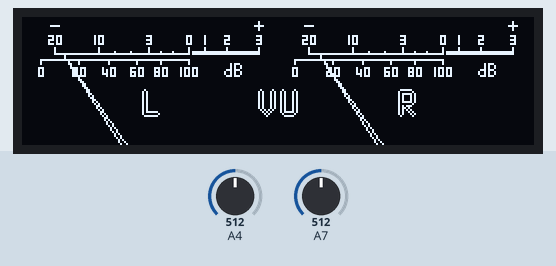
The sketch below on a simulated Arduino Mega 2560, built with avr-gcc and run on an emulated ATmega2560. Shown: 256×64 one-colour display. The inputs (shaded band) are chosen by the test bench; at power-on: A4 = 512, A7 = 512. What the sketch prints to the serial monitor is not drawn.

Above: at 0.2 s.

The sketch:

VUmeter-Arduino.ino
```cpp
//#include <Arduino.h>
#include <U8g2lib.h>
#include <SPI.h>
#include <Wire.h>
U8G2_SSD1322_NHD_256X64_F_4W_HW_SPI u8g2(U8G2_R0, /* cs=*/2 , /* dc=*/ 0, /* reset=*/ 33);  // Enable U8G2_16BIT in u8g2.h

int analogInputL = 36;                 // analog input for outside audio source
int analogInputR = 39;
int hMeter1 = 65;                      // horizontal center for needle animation
int hMeter2 = 193;                      // horizontal center for needle animation
int vMeter = 85;                      // vertical center for needle animation (outside of dislay limits)
int rMeter = 80;                      // length of needle animation or arch of needle travel

const int sampleWindow = 15;          // sample window width in mS (50 mS = 20Hz)
unsigned int sample1;
unsigned int sample2;
float PeakRight = 0;                             // start needle fall max to min on start
  float PeakLeft = 0;                             // start needle fall max to min on start
  float fallTimeRight;          // needle fallspeed
  float fallTimeLeft;          // needle fallspeed
  float riseTimeRight;          // needle fallspeed
  float riseTimeLeft;          // needle fallspeed
  int lastsignal;

const uint8_t test4[] PROGMEM = {
0x00, 0x00, 0x00, 0x00, 0x00, 0x00, 0x00, 0x00, 0x00, 0x00, 0x00, 0x00, 0x00, 0x00, 0x10, 0x10,
0x10, 0x10, 0x10, 0x00, 0x00, 0x00, 0x00, 0x00, 0x00, 0x00, 0x00, 0x00, 0x00, 0x00, 0x00, 0x00,
0x00, 0x00, 0x00, 0x00, 0x00, 0x00, 0x00, 0x00, 0x00, 0x00, 0x00, 0x00, 0x00, 0x00, 0x00, 0x00,
0x00, 0x00, 0x00, 0x00, 0x00, 0x00, 0x00, 0x00, 0x00, 0x00, 0x00, 0x00, 0x00, 0x00, 0x00, 0x00,
0x00, 0x00, 0x00, 0x00, 0x00, 0x00, 0x00, 0x00, 0x00, 0x00, 0x00, 0x00, 0x00, 0x00, 0x00, 0x00,
0x00, 0x00, 0x00, 0x00, 0x00, 0x00, 0x00, 0x00, 0x00, 0x00, 0x00, 0x00, 0x00, 0x00, 0x00, 0x00,
0x00, 0x00, 0x00, 0x00, 0x00, 0x00, 0x00, 0x00, 0x00, 0x00, 0x00, 0x00, 0x00, 0x00, 0x00, 0x00,
0x00, 0x00, 0x00, 0x00, 0x10, 0x10, 0x7C, 0x10, 0x10, 0x00, 0x00, 0x00, 0x00, 0x00, 0x00, 0x00,
0x00, 0x00, 0x00, 0x00, 0x00, 0x00, 0x00, 0x00, 0x00, 0x00, 0x00, 0x00, 0x00, 0x10, 0x10, 0x10,
0x10, 0x10, 0x00, 0x00, 0x00, 0x00, 0x00, 0x00, 0x00, 0x00, 0x00, 0x00, 0x00, 0x00, 0x00, 0x00,
0x00, 0x00, 0x00, 0x00, 0x00, 0x00, 0x00, 0x00, 0x00, 0x00, 0x00, 0x00, 0x00, 0x00, 0x00, 0x00,
0x00, 0x00, 0x00, 0x00, 0x00, 0x00, 0x00, 0x00, 0x00, 0x00, 0x00, 0x00, 0x00, 0x00, 0x00, 0x00,
0x00, 0x00, 0x00, 0x00, 0x00, 0x00, 0x00, 0x00, 0x00, 0x00, 0x00, 0x00, 0x00, 0x00, 0x00, 0x00,
0x00, 0x00, 0x00, 0x00, 0x00, 0x00, 0x00, 0x00, 0x00, 0x00, 0x00, 0x00, 0x00, 0x00, 0x00, 0x00,
0x00, 0x00, 0x00, 0x00, 0x00, 0x00, 0x00, 0x00, 0x00, 0x00, 0x00, 0x00, 0x00, 0x00, 0x00, 0x00,
0x00, 0x00, 0x00, 0x10, 0x10, 0x7C, 0x10, 0x10, 0x00, 0x00, 0x00, 0x00, 0x00, 0x00, 0x00, 0x00,

0x00, 0x00, 0x00, 0x00, 0x00, 0x00, 0x00, 0x00, 0x00, 0x00, 0x00, 0x00, 0x00, 0x3A, 0x2A, 0x2E,
0x80, 0x3E, 0x22, 0x3E, 0x00, 0x00, 0x00, 0x00, 0x00, 0x00, 0x00, 0x00, 0x00, 0x00, 0x00, 0x00,
0x00, 0x00, 0x00, 0x00, 0x3E, 0x00, 0xBE, 0x22, 0x3E, 0x00, 0x00, 0x00, 0x00, 0x00, 0x00, 0x00,
0x00, 0x00, 0x00, 0x00, 0x00, 0x00, 0x00, 0x00, 0x00, 0x00, 0x00, 0x00, 0x00, 0x00, 0x2A, 0xAA,
0x3E, 0x00, 0x00, 0x00, 0x00, 0x00, 0x00, 0x00, 0x00, 0x00, 0x00, 0x00, 0x00, 0x00, 0x00, 0x00,
0x00, 0x00, 0x3E, 0xA2, 0x3E, 0x00, 0x00, 0x00, 0x00, 0x00, 0x00, 0xBE, 0x00, 0x00, 0x00, 0x00,
0x00, 0x00, 0x00, 0x00, 0x00, 0x3A, 0xAA, 0x2E, 0x00, 0x00, 0x00, 0x00, 0x00, 0x00, 0x00, 0x00,
0x00, 0x00, 0x00, 0x00, 0x00, 0x2A, 0xAA, 0x3E, 0x00, 0x00, 0x00, 0x00, 0x00, 0x00, 0x00, 0x00,
0x00, 0x00, 0x00, 0x00, 0x00, 0x00, 0x00, 0x00, 0x00, 0x00, 0x00, 0x00, 0x3A, 0x2A, 0x2E, 0x80,
0x3E, 0x22, 0x3E, 0x00, 0x00, 0x00, 0x00, 0x00, 0x00, 0x00, 0x00, 0x00, 0x00, 0x00, 0x00, 0x00,
0x00, 0x00, 0x00, 0x3E, 0x00, 0xBE, 0x22, 0x3E, 0x00, 0x00, 0x00, 0x00, 0x00, 0x00, 0x00, 0x00,
0x00, 0x00, 0x00, 0x00, 0x00, 0x00, 0x00, 0x00, 0x00, 0x00, 0x00, 0x00, 0x00, 0x2A, 0xAA, 0x3E,
0x00, 0x00, 0x00, 0x00, 0x00, 0x00, 0x00, 0x00, 0x00, 0x00, 0x00, 0x00, 0x00, 0x00, 0x00, 0x00,
0x00, 0x3E, 0xA2, 0x3E, 0x00, 0x00, 0x00, 0x00, 0x00, 0x00, 0xBE, 0x00, 0x00, 0x00, 0x00, 0x00,
0x00, 0x00, 0x00, 0x00, 0x3A, 0xAA, 0x2E, 0x00, 0x00, 0x00, 0x00, 0x00, 0x00, 0x00, 0x00, 0x00,
0x00, 0x00, 0x00, 0x00, 0x2A, 0xAA, 0x3E, 0x00, 0x00, 0x00, 0x00, 0x00, 0x00, 0x00, 0x00, 0x00,

0x00, 0x00, 0x00, 0x00, 0x00, 0x00, 0x00, 0x00, 0x00, 0xE0, 0x20, 0x20, 0x20, 0x20, 0x20, 0x20,
0x27, 0x24, 0x24, 0x24, 0x24, 0x24, 0x24, 0x24, 0x24, 0x24, 0x24, 0x24, 0xE4, 0x24, 0x24, 0x24,
0x24, 0x24, 0x24, 0x24, 0x24, 0x24, 0x27, 0x24, 0x24, 0x24, 0x24, 0xE4, 0x24, 0x24, 0x26, 0x24,
0x24, 0x24, 0x24, 0x24, 0x24, 0x24, 0x26, 0x24, 0x24, 0xE4, 0x24, 0x24, 0x24, 0x24, 0x24, 0x27,
0x24, 0x24, 0x24, 0x24, 0x24, 0xE6, 0x24, 0x24, 0x24, 0x24, 0x24, 0x26, 0x24, 0x24, 0x24, 0x24,
0x24, 0x24, 0x24, 0xE7, 0x00, 0x06, 0x06, 0x06, 0x06, 0x06, 0x06, 0x07, 0x06, 0x06, 0x06, 0x06,
0x06, 0x06, 0x06, 0x06, 0x06, 0x06, 0x07, 0x06, 0x86, 0x06, 0x86, 0x86, 0x86, 0x06, 0x06, 0x06,
0x06, 0x06, 0x06, 0x06, 0x06, 0x06, 0x07, 0x00, 0x00, 0x00, 0x00, 0x00, 0x00, 0x00, 0x00, 0x00,
0x00, 0x00, 0x00, 0x00, 0x00, 0x00, 0x00, 0x00, 0xE0, 0x20, 0x20, 0x20, 0x20, 0x20, 0x20, 0x27,
0x24, 0x24, 0x24, 0x24, 0x24, 0x24, 0x24, 0x24, 0x24, 0x24, 0x24, 0xE4, 0x24, 0x24, 0x24, 0x24,
0x24, 0x24, 0x24, 0x24, 0x24, 0x27, 0x24, 0x24, 0x24, 0x24, 0xE4, 0x24, 0x24, 0x26, 0x24, 0x24,
0x24, 0x24, 0x24, 0x24, 0x24, 0x26, 0x24, 0x24, 0xE4, 0x24, 0x24, 0x24, 0x24, 0x24, 0x27, 0x24,
0x24, 0x24, 0x24, 0x24, 0xE6, 0x24, 0x24, 0x24, 0x24, 0x24, 0x26, 0x24, 0x24, 0x24, 0x24, 0x24,
0x24, 0x24, 0xE7, 0x00, 0x06, 0x06, 0x06, 0x06, 0x06, 0x06, 0x07, 0x06, 0x06, 0x06, 0x06, 0x06,
0x06, 0x06, 0x06, 0x06, 0x06, 0x07, 0x06, 0x86, 0x06, 0x86, 0x86, 0x86, 0x06, 0x06, 0x06, 0x06,
0x06, 0x06, 0x06, 0x06, 0x06, 0x07, 0x00, 0x00, 0x00, 0x00, 0x00, 0x00, 0x00, 0x00, 0x00, 0x00,

0x00, 0x00, 0x00, 0x00, 0x00, 0x00, 0x00, 0x00, 0x3E, 0x22, 0x3E, 0x00, 0x00, 0x00, 0x00, 0x00,
0x00, 0x00, 0x00, 0x00, 0x00, 0x00, 0x00, 0x00, 0x00, 0x3A, 0x2A, 0x2E, 0x00, 0x3E, 0x22, 0x3E,
0x00, 0x00, 0x00, 0x00, 0x00, 0x00, 0x00, 0x00, 0x1E, 0x10, 0x3C, 0x00, 0x3E, 0x22, 0x3E, 0x00,
0x00, 0x00, 0x00, 0x00, 0x00, 0x00, 0x3E, 0x2A, 0x3A, 0x00, 0x3E, 0x22, 0x3E, 0x00, 0x00, 0x00,
0x00, 0x00, 0x3E, 0x2A, 0x3E, 0x00, 0x3E, 0x22, 0x3E, 0x00, 0x00, 0x00, 0x00, 0x00, 0x00, 0x3E,
0x00, 0x3E, 0x22, 0x3E, 0x00, 0x3E, 0x22, 0x3E, 0x00, 0x00, 0x00, 0x00, 0x00, 0x00, 0x00, 0x00,
0x00, 0x00, 0x00, 0x00, 0x00, 0x18, 0x24, 0x24, 0x3F, 0x00, 0x3F, 0x24, 0x24, 0x1B, 0x00, 0x00,
0x00, 0x00, 0x00, 0x00, 0x00, 0x00, 0x00, 0x00, 0x00, 0x00, 0x00, 0x00, 0x00, 0x00, 0x00, 0x00,
0x00, 0x00, 0x00, 0x00, 0x00, 0x00, 0x00, 0x3E, 0x22, 0x3E, 0x00, 0x00, 0x00, 0x00, 0x00, 0x00,
0x00, 0x00, 0x00, 0x00, 0x00, 0x00, 0x00, 0x00, 0x3A, 0x2A, 0x2E, 0x00, 0x3E, 0x22, 0x3E, 0x00,
0x00, 0x00, 0x00, 0x00, 0x00, 0x00, 0x00, 0x1E, 0x10, 0x3C, 0x00, 0x3E, 0x22, 0x3E, 0x00, 0x00,
0x00, 0x00, 0x00, 0x00, 0x00, 0x3E, 0x2A, 0x3A, 0x00, 0x3E, 0x22, 0x3E, 0x00, 0x00, 0x00, 0x00,
0x00, 0x3E, 0x2A, 0x3E, 0x00, 0x3E, 0x22, 0x3E, 0x00, 0x00, 0x00, 0x00, 0x00, 0x00, 0x3E, 0x00,
0x3E, 0x22, 0x3E, 0x00, 0x3E, 0x22, 0x3E, 0x00, 0x00, 0x00, 0x00, 0x00, 0x00, 0x00, 0x00, 0x00,
0x00, 0x00, 0x00, 0x00, 0x18, 0x24, 0x24, 0x3F, 0x00, 0x3F, 0x24, 0x24, 0x1B, 0x00, 0x00, 0x00,
0x00, 0x00, 0x00, 0x00, 0x00, 0x00, 0x00, 0x00, 0x00, 0x00, 0x00, 0x00, 0x00, 0x00, 0x00, 0x00,

0x00, 0x00, 0x00, 0x00, 0x00, 0x00, 0x00, 0x00, 0x00, 0x00, 0x00, 0x00, 0x00, 0x00, 0x00, 0x00,
0x00, 0x00, 0x00, 0x00, 0x00, 0x00, 0x00, 0x00, 0x00, 0x00, 0x00, 0x00, 0x00, 0x00, 0x00, 0x00,
0x00, 0x00, 0x00, 0x00, 0x00, 0x00, 0x00, 0x00, 0x00, 0x00, 0x00, 0x00, 0x00, 0x00, 0x00, 0x00,
0x00, 0x00, 0x00, 0x00, 0x00, 0x00, 0x00, 0x00, 0x00, 0x00, 0x00, 0x00, 0xE0, 0x10, 0xE0, 0x00,
0x00, 0x00, 0x00, 0x00, 0x00, 0x00, 0x00, 0x00, 0x00, 0x00, 0x00, 0x00, 0x00, 0x00, 0x00, 0x00,
0x00, 0x00, 0x00, 0x00, 0x00, 0x00, 0x00, 0x00, 0x00, 0x00, 0x00, 0x00, 0x00, 0x00, 0x00, 0x00,
0x00, 0x00, 0x00, 0x00, 0x00, 0x00, 0x00, 0x00, 0x00, 0x00, 0x00, 0x00, 0x00, 0x00, 0x00, 0x00,
0x00, 0x00, 0x00, 0x00, 0x00, 0x00, 0xE0, 0x10, 0xE0, 0x00, 0x00, 0x00, 0xE0, 0x10, 0xE0, 0x00,
0x00, 0xE0, 0x10, 0xE0, 0x00, 0x00, 0x00, 0xE0, 0x10, 0xE0, 0x00, 0x00, 0x00, 0x00, 0x00, 0x00,
0x00, 0x00, 0x00, 0x00, 0x00, 0x00, 0x00, 0x00, 0x00, 0x00, 0x00, 0x00, 0x00, 0x00, 0x00, 0x00,
0x00, 0x00, 0x00, 0x00, 0x00, 0x00, 0x00, 0x00, 0x00, 0x00, 0x00, 0x00, 0x00, 0x00, 0x00, 0x00,
0x00, 0x00, 0x00, 0x00, 0x00, 0x00, 0x00, 0x00, 0x00, 0x00, 0x00, 0x00, 0xE0, 0x10, 0xD0, 0x50,
0x50, 0x50, 0xD0, 0x20, 0xC0, 0x00, 0x00, 0x00, 0x00, 0x00, 0x00, 0x00, 0x00, 0x00, 0x00, 0x00,
0x00, 0x00, 0x00, 0x00, 0x00, 0x00, 0x00, 0x00, 0x00, 0x00, 0x00, 0x00, 0x00, 0x00, 0x00, 0x00,
0x00, 0x00, 0x00, 0x00, 0x00, 0x00, 0x00, 0x00, 0x00, 0x00, 0x00, 0x00, 0x00, 0x00, 0x00, 0x00,
0x00, 0x00, 0x00, 0x00, 0x00, 0x00, 0x00, 0x00, 0x00, 0x00, 0x00, 0x00, 0x00, 0x00, 0x00, 0x00,

0x00, 0x00, 0x00, 0x00, 0x00, 0x00, 0x00, 0x00, 0x00, 0x00, 0x00, 0x00, 0x00, 0x00, 0x00, 0x00,
0x00, 0x00, 0x00, 0x00, 0x00, 0x00, 0x00, 0x00, 0x00, 0x00, 0x00, 0x00, 0x00, 0x00, 0x00, 0x00,
0x00, 0x00, 0x00, 0x00, 0x00, 0x00, 0x00, 0x00, 0x00, 0x00, 0x00, 0x00, 0x00, 0x00, 0x00, 0x00,
0x00, 0x00, 0x00, 0x00, 0x00, 0x00, 0x00, 0x00, 0x00, 0x00, 0x00, 0x00, 0xFF, 0x00, 0xFF, 0x80,
0x80, 0x80, 0x80, 0x80, 0x00, 0x00, 0x00, 0x00, 0x00, 0x00, 0x00, 0x00, 0x00, 0x00, 0x00, 0x00,
0x00, 0x00, 0x00, 0x00, 0x00, 0x00, 0x00, 0x00, 0x00, 0x00, 0x00, 0x00, 0x00, 0x00, 0x00, 0x00,
0x00, 0x00, 0x00, 0x00, 0x00, 0x00, 0x00, 0x00, 0x00, 0x00, 0x00, 0x00, 0x00, 0x00, 0x00, 0x00,
0x00, 0x00, 0x00, 0x00, 0x00, 0x00, 0x3F, 0x40, 0xBF, 0x40, 0x80, 0x40, 0xBF, 0x40, 0x3F, 0x00,
0x00, 0xFF, 0x00, 0xFF, 0x80, 0x80, 0x80, 0xFF, 0x00, 0xFF, 0x00, 0x00, 0x00, 0x00, 0x00, 0x00,
0x00, 0x00, 0x00, 0x00, 0x00, 0x00, 0x00, 0x00, 0x00, 0x00, 0x00, 0x00, 0x00, 0x00, 0x00, 0x00,
0x00, 0x00, 0x00, 0x00, 0x00, 0x00, 0x00, 0x00, 0x00, 0x00, 0x00, 0x00, 0x00, 0x00, 0x00, 0x00,
0x00, 0x00, 0x00, 0x00, 0x00, 0x00, 0x00, 0x00, 0x00, 0x00, 0x00, 0x00, 0xFF, 0x00, 0xF7, 0x24,
0x54, 0xB4, 0x57, 0x88, 0x07, 0x00, 0x00, 0x00, 0x00, 0x00, 0x00, 0x00, 0x00, 0x00, 0x00, 0x00,
0x00, 0x00, 0x00, 0x00, 0x00, 0x00, 0x00, 0x00, 0x00, 0x00, 0x00, 0x00, 0x00, 0x00, 0x00, 0x00,
0x00, 0x00, 0x00, 0x00, 0x00, 0x00, 0x00, 0x00, 0x00, 0x00, 0x00, 0x00, 0x00, 0x00, 0x00, 0x00,
0x00, 0x00, 0x00, 0x00, 0x00, 0x00, 0x00, 0x00, 0x00, 0x00, 0x00, 0x00, 0x00, 0x00, 0x00, 0x00,

0x00, 0x00, 0x00, 0x00, 0x00, 0x00, 0x00, 0x00, 0x00, 0x00, 0x00, 0x00, 0x00, 0x00, 0x00, 0x00,
0x00, 0x00, 0x00, 0x00, 0x00, 0x00, 0x00, 0x00, 0x00, 0x00, 0x00, 0x00, 0x00, 0x00, 0x00, 0x00,
0x00, 0x00, 0x00, 0x00, 0x00, 0x00, 0x00, 0x00, 0x00, 0x00, 0x00, 0x00, 0x00, 0x00, 0x00, 0x00,
0x00, 0x00, 0x00, 0x00, 0x00, 0x00, 0x00, 0x00, 0x00, 0x00, 0x00, 0x00, 0x01, 0x02, 0x02, 0x02,
0x02, 0x02, 0x02, 0x02, 0x01, 0x00, 0x00, 0x00, 0x00, 0x00, 0x00, 0x00, 0x00, 0x00, 0x00, 0x00,
0x00, 0x00, 0x00, 0x00, 0x00, 0x00, 0x00, 0x00, 0x00, 0x00, 0x00, 0x00, 0x00, 0x00, 0x00, 0x00,
0x00, 0x00, 0x00, 0x00, 0x00, 0x00, 0x00, 0x00, 0x00, 0x00, 0x00, 0x00, 0x00, 0x00, 0x00, 0x00,
0x00, 0x00, 0x00, 0x00, 0x00, 0x00, 0x00, 0x00, 0x00, 0x01, 0x02, 0x01, 0x00, 0x00, 0x00, 0x00,
0x00, 0x00, 0x01, 0x02, 0x02, 0x02, 0x02, 0x02, 0x01, 0x00, 0x00, 0x00, 0x00, 0x00, 0x00, 0x00,
0x00, 0x00, 0x00, 0x00, 0x00, 0x00, 0x00, 0x00, 0x00, 0x00, 0x00, 0x00, 0x00, 0x00, 0x00, 0x00,
0x00, 0x00, 0x00, 0x00, 0x00, 0x00, 0x00, 0x00, 0x00, 0x00, 0x00, 0x00, 0x00, 0x00, 0x00, 0x00,
0x00, 0x00, 0x00, 0x00, 0x00, 0x00, 0x00, 0x00, 0x00, 0x00, 0x00, 0x00, 0x01, 0x02, 0x01, 0x00,
0x00, 0x00, 0x01, 0x02, 0x01, 0x00, 0x00, 0x00, 0x00, 0x00, 0x00, 0x00, 0x00, 0x00, 0x00, 0x00,
0x00, 0x00, 0x00, 0x00, 0x00, 0x00, 0x00, 0x00, 0x00, 0x00, 0x00, 0x00, 0x00, 0x00, 0x00, 0x00,
0x00, 0x00, 0x00, 0x00, 0x00, 0x00, 0x00, 0x00, 0x00, 0x00, 0x00, 0x00, 0x00, 0x00, 0x00, 0x00,
0x00, 0x00, 0x00, 0x00, 0x00, 0x00, 0x00, 0x00, 0x00, 0x00, 0x00, 0x00, 0x00, 0x00, 0x00, 0x00,

0x00, 0x00, 0x00, 0x00, 0x00, 0x00, 0x00, 0x00, 0x00, 0x00, 0x00, 0x00, 0x00, 0x00, 0x00, 0x00,
0x00, 0x00, 0x00, 0x00, 0x00, 0x00, 0x00, 0x00, 0x00, 0x00, 0x00, 0x00, 0x00, 0x00, 0x00, 0x00,
0x00, 0x00, 0x00, 0x00, 0x00, 0x00, 0x00, 0x00, 0x00, 0x00, 0x00, 0x00, 0x00, 0x00, 0x00, 0x00,
0x00, 0x00, 0x00, 0x00, 0x00, 0x00, 0x00, 0x00, 0x00, 0x00, 0x00, 0x00, 0x00, 0x00, 0x00, 0x00,
0x00, 0x00, 0x00, 0x00, 0x00, 0x00, 0x00, 0x00, 0x00, 0x00, 0x00, 0x00, 0x00, 0x00, 0x00, 0x00,
0x00, 0x00, 0x00, 0x00, 0x00, 0x00, 0x00, 0x00, 0x00, 0x00, 0x00, 0x00, 0x00, 0x00, 0x00, 0x00,
0x00, 0x00, 0x00, 0x00, 0x00, 0x00, 0x00, 0x00, 0x00, 0x00, 0x00, 0x00, 0x00, 0x00, 0x00, 0x00,
0x00, 0x00, 0x00, 0x00, 0x00, 0x00, 0x00, 0x00, 0x00, 0x00, 0x00, 0x00, 0x00, 0x00, 0x00, 0x00,
0x00, 0x00, 0x00, 0x00, 0x00, 0x00, 0x00, 0x00, 0x00, 0x00, 0x00, 0x00, 0x00, 0x00, 0x00, 0x00,
0x00, 0x00, 0x00, 0x00, 0x00, 0x00, 0x00, 0x00, 0x00, 0x00, 0x00, 0x00, 0x00, 0x00, 0x00, 0x00,
0x00, 0x00, 0x00, 0x00, 0x00, 0x00, 0x00, 0x00, 0x00, 0x00, 0x00, 0x00, 0x00, 0x00, 0x00, 0x00,
0x00, 0x00, 0x00, 0x00, 0x00, 0x00, 0x00, 0x00, 0x00, 0x00, 0x00, 0x00, 0x00, 0x00, 0x00, 0x00,
0x00, 0x00, 0x00, 0x00, 0x00, 0x00, 0x00, 0x00, 0x00, 0x00, 0x00, 0x00, 0x00, 0x00, 0x00, 0x00,
0x00, 0x00, 0x00, 0x00, 0x00, 0x00, 0x00, 0x00, 0x00, 0x00, 0x00, 0x00, 0x00, 0x00, 0x00, 0x00,
0x00, 0x00, 0x00, 0x00, 0x00, 0x00, 0x00, 0x00, 0x00, 0x00, 0x00, 0x00, 0x00, 0x00, 0x00, 0x00,
0x00, 0x00, 0x00, 0x00, 0x00, 0x00, 0x00, 0x00, 0x00, 0x00, 0x00, 0x00, 0x00, 0x00, 0x00, 0x00
};

void setup(void) {
  pinMode(analogInputL, INPUT);
  pinMode(analogInputR, INPUT);
  u8g2.begin();
  u8g2.setBusClock(8000000); //8MHz SPI
  Serial.begin(9200);
}

void loop(void) {
  unsigned long startMillis = millis();                    // start of sample window
  float PeaktoPeak1 = 0;                             // peak-to-peak level
  unsigned int SignalMax1 = 0;
  unsigned int SignalMin1 = 1024;
  float PeaktoPeak2 = 0;                             // peak-to-peak level
  unsigned int SignalMax2 = 0;
  unsigned int SignalMin2 = 1024;

  while ( millis() - startMillis < sampleWindow ){

    sample1 = analogRead(analogInputL);
    sample2 = analogRead(analogInputR);
    if (sample1 < 1024) {

      if (sample1 > SignalMax1){

        SignalMax1 = sample1;                                // saves just the max levels
      }

      else if (sample1 < SignalMin1){

        SignalMin1 = sample1;                                // saves just the min levels
      }
    }
    if (sample2 < 1024) {

      if (sample2 > SignalMax2){

        SignalMax2 = sample2;                                // saves just the max levels
      }

      else if (sample2 < SignalMin2){

        SignalMin2 = sample2;                                // saves just the min levels
      }
    }
  }

  PeaktoPeak1 = SignalMax1 - SignalMin1;                      // max - min = peak-peak amplitude
  PeaktoPeak2 = SignalMax2 - SignalMin2;                      // max - min = peak-peak amplitude

  if (PeaktoPeak1 > PeakLeft){
    riseTimeLeft=((PeaktoPeak1-PeakLeft)/13);
    PeakLeft = PeakLeft+riseTimeLeft;
  }else if(PeaktoPeak1 <= PeakLeft){
    fallTimeLeft = ((PeakLeft - PeaktoPeak1) / 18);
    PeakLeft = PeakLeft-fallTimeLeft;
  }
  if (PeaktoPeak2 > PeakRight){
    riseTimeRight=((PeaktoPeak2-PeakRight)/13);
    PeakRight = PeakRight+riseTimeRight;
  }else if(PeaktoPeak2 <= PeakRight){
    fallTimeRight = ((PeakRight - PeaktoPeak2) / 18);
    PeakRight = PeakRight-fallTimeRight;
  }

  float MeterValue1 = PeakLeft;              // convert volts to arrow information sensitivity
  float MeterValue2 = PeakRight;              // convert volts to arrow information sensitivity
  MeterValue1 = MeterValue1 - 34;
  MeterValue2 = MeterValue2 - 34;
  Serial.println("start");
  Serial.println(MeterValue1);
  Serial.println(MeterValue2);
  u8g2.clearBuffer();                   //clear the internal memory

  if(MeterValue1 > 40){
    MeterValue1 = 40;
  }
  if(MeterValue2 > 40){
    MeterValue2 = 40;
  }
  int al1 = (hMeter1 + (sin(MeterValue1 / 57.296) * rMeter)); // meter needle horizontal coordinate
  int al2 = (vMeter - (cos(MeterValue1 / 57.296) * rMeter)); // meter needle vertical coordinate
  int ar1 = (hMeter2 + (sin(MeterValue2 / 57.296) * rMeter)); // meter needle horizontal coordinate
  int ar2 = (vMeter - (cos(MeterValue2 / 57.296) * rMeter)); // meter needle vertical coordinate
  if(MeterValue1 != -34 && MeterValue2 != -34){
    lastsignal = millis();
  }
  if(millis()-lastsignal < 300000){
    memcpy_P(u8g2.getBufferPtr(),test4, 2048);
    u8g2.drawLine(al1, al2, hMeter1-2, vMeter);         // draws needle
    u8g2.drawLine(al1, al2, hMeter1+2, vMeter);         // draws needle
    u8g2.drawLine(ar1, ar2, hMeter2-2, vMeter);         // draws needle
    u8g2.drawLine(ar1, ar2, hMeter2+2, vMeter);         // draws needle

  }
  u8g2.sendBuffer();
}
```

Source omitted: Image2GLCD.c (data table, 12497 bytes)
